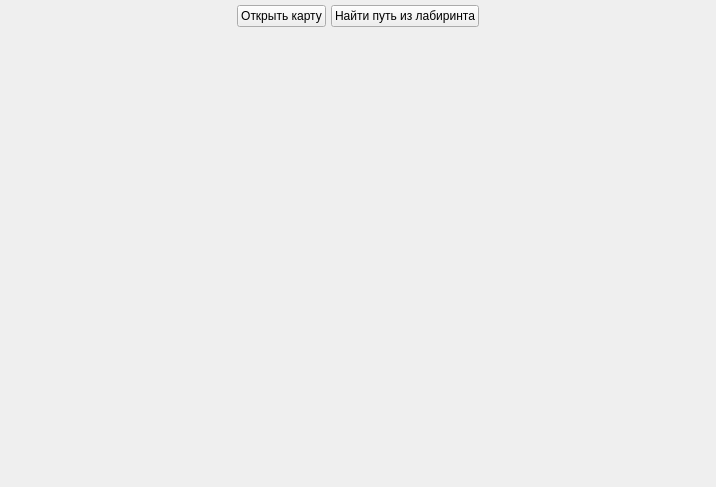
<?xml version="1.0" encoding="UTF-8"?>
<ui version="4.0">
 <class>MainWindow</class>
 <widget class="QMainWindow" name="MainWindow">
  <property name="geometry">
   <rect>
    <x>0</x>
    <y>0</y>
    <width>716</width>
    <height>487</height>
   </rect>
  </property>
  <property name="windowTitle">
   <string>Лабиринт</string>
  </property>
  <property name="windowIcon">
   <iconset>
    <normaloff>icon.jpg</normaloff>icon.jpg</iconset>
  </property>
  <widget class="QWidget" name="centralwidget">
   <layout class="QVBoxLayout" name="vertica_layout" stretch="0,1">
    <property name="spacing">
     <number>5</number>
    </property>
    <property name="leftMargin">
     <number>0</number>
    </property>
    <property name="topMargin">
     <number>5</number>
    </property>
    <property name="rightMargin">
     <number>0</number>
    </property>
    <property name="bottomMargin">
     <number>0</number>
    </property>
    <item>
     <layout class="QHBoxLayout" name="horizontal_layout">
      <item>
       <spacer name="horizontal_spacer">
        <property name="orientation">
         <enum>Qt::Horizontal</enum>
        </property>
        <property name="sizeHint" stdset="0">
         <size>
          <width>40</width>
          <height>20</height>
         </size>
        </property>
       </spacer>
      </item>
      <item>
       <widget class="QPushButton" name="button_open_file">
        <property name="text">
         <string>Открыть карту</string>
        </property>
       </widget>
      </item>
      <item>
       <widget class="QPushButton" name="button_find_way_out_of_maze">
        <property name="text">
         <string>Найти путь из лабиринта</string>
        </property>
       </widget>
      </item>
      <item>
       <spacer name="horizontal_spacer_2">
        <property name="orientation">
         <enum>Qt::Horizontal</enum>
        </property>
        <property name="sizeHint" stdset="0">
         <size>
          <width>40</width>
          <height>20</height>
         </size>
        </property>
       </spacer>
      </item>
     </layout>
    </item>
    <item>
     <widget class="QWidget" name="widget_maze" native="true">
      <layout class="QVBoxLayout" name="layout_maze">
       <property name="spacing">
        <number>0</number>
       </property>
       <property name="leftMargin">
        <number>0</number>
       </property>
       <property name="topMargin">
        <number>0</number>
       </property>
       <property name="rightMargin">
        <number>0</number>
       </property>
       <property name="bottomMargin">
        <number>0</number>
       </property>
      </layout>
     </widget>
    </item>
   </layout>
  </widget>
  <widget class="QMenuBar" name="menubar">
   <property name="geometry">
    <rect>
     <x>0</x>
     <y>0</y>
     <width>716</width>
     <height>26</height>
    </rect>
   </property>
  </widget>
 </widget>
 <resources/>
 <connections/>
</ui>
